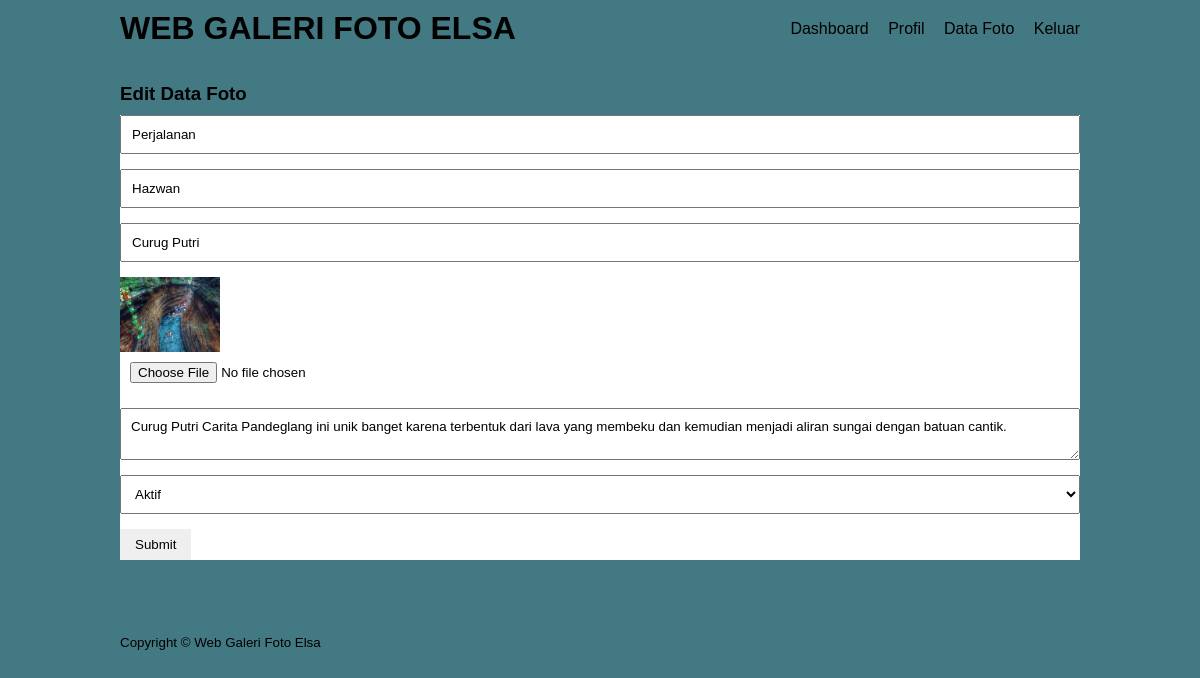
The app's page /edit-image.php?id=41 (signed in) with its own data.
### tables this page shows
CREATE TABLE `tb_image` (
  `image_id` int(11) NOT NULL,
  `category_id` int(11) NOT NULL,
  `category_name` varchar(100) NOT NULL,
  `admin_id` int(11) NOT NULL,
  `admin_name` varchar(100) NOT NULL,
  `image_name` varchar(100) NOT NULL,
  `image_description` text NOT NULL,
  `image` varchar(100) NOT NULL,
  `image_status` tinyint(1) NOT NULL,
  `date_created` timestamp NOT NULL DEFAULT current_timestamp() ON UPDATE current_timestamp()
);

### edit-image.php (the view, shortened to what this page needs)
<?php
	include 'db.php';
	$produk = mysqli_query($conn, "SELECT * FROM  tb_image WHERE image_id = '".$_GET['id']."'");
	$p = mysqli_fetch_object($produk);
?>
<!DOCTYPE html PUBLIC "-//W3C//DTD XHTML 1.0 Transitional//EN" "http://www.w3.org/TR/xhtml1/DTD/xhtml1-transitional.dtd">
<html xmlns="http://www.w3.org/1999/xhtml">
<head>
<link rel="stylesheet" type="text/css" href="css/style.css">
</head>
<body>
     <header>
        <div class="container">
        <h1><a href="dashboard.php">WEB GALERI FOTO ELSA</a></h1>
        <ul>
           <li><a href="dashboard.php">Dashboard</a></li>
           <li><a href="profil.php">Profil</a></li>
           <li><a href="data-image.php">Data Foto</a></li>
           <li><a href="Keluar.php">Keluar</a></li>
        </ul>
        </div>
    </header>
    <div class="section">
        <div class="container">
            <h3>Edit Data Foto</h3>
            <div class="box">
    <form action="" method="POST" enctype="multipart/form-data">
            <input type="text" name="kategori" class="input-control" placeholder="Kategori Foto" value="<?php echo $p->category_name ?>" readonly="readonly">
            <input type="text" name="namauser" class="input-control" placeholder="Nama User" value="<?php echo $p->admin_name ?>" readonly="readonly">
            <input type="text" name="nama" class="input-control" placeholder="Nama Foto" value="<?php echo $p->image_name ?>" required>
                   <img src="foto/<?php echo $p->image ?>" width="100px" />
                   <input type="file" name="gambar" class="input-control">
                   <textarea class="input-control" name="deskripsi" placeholder="Deskripsi"><?php echo $p->image_description ?></textarea><br />
                   <select class="input-control" name="status">
                       <option value="1" <?php echo ($p->image_status == 1)? 'selected':''; ?>>Aktif</option>
                   </select>
                   <input type="submit" name="submit" value="Submit" class="btn">
               </form>
        </div>
        </div>
    </div>
     <footer>
        <div class="container">
            <small>Copyright &copy; Web Galeri Foto Elsa</small>
        </div>
    </footer>
</body>
</html>

### css/style.css (style rules this page uses)
* { padding:0; margin:0; font-family:'Quicksand', sans-serif; }
body { background-color: rgb(67, 121, 131) }
a { color: inherit; text-decoration:none; }
.input-control { width:100%; padding:10px; margin-bottom:15px; box-sizing:border-box; }
.btn { padding:8px 15px; background-color: rgb(253, 253, 253) color: #fff; border:none; cursor: pointer; }
header { background-color: rgb(255, 255, 255) color: #fff; }
header h1 { float:left; padding:10px 0; }
header ul { float:right; }
header ul li { display:inline-block; }
header ul li a { padding:20px 0 20px 15px; display: inline-block; }
footer { padding:25px 0; }
.container { width: 80%; margin: 0 auto; }
.container:after { content:''; display: block; clear:both; }
.section { padding:25px 0; }
.box { background-color: #fff; border:1px solid rgb(245, 248, 248) padding:15px; box-sizing: border-box; margin:10px 0 25px 0; }
.box:after { content: ''; display: block; clear: both; }

### records on screen
tb_image: kategori "Perjalanan", namauser "Hazwan", nama "Curug Putri", image (picture), deskripsi "Curug Putri Carita Pandeglang ini unik banget karena terbentuk dari lava yang membeku dan kemudian menjadi aliran sungai dengan batuan cantik.", status "Aktif"
